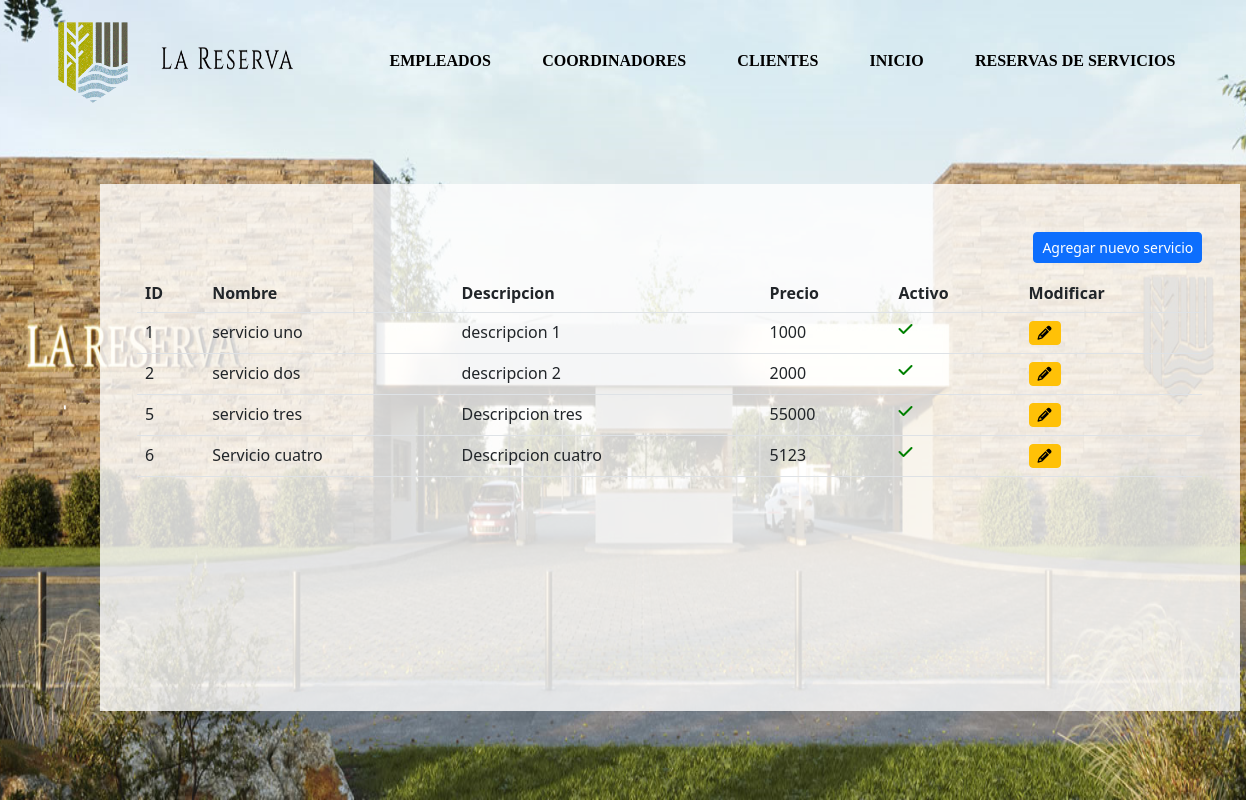
The page /reservas/servicios/listado/ on the database as committed earlier.
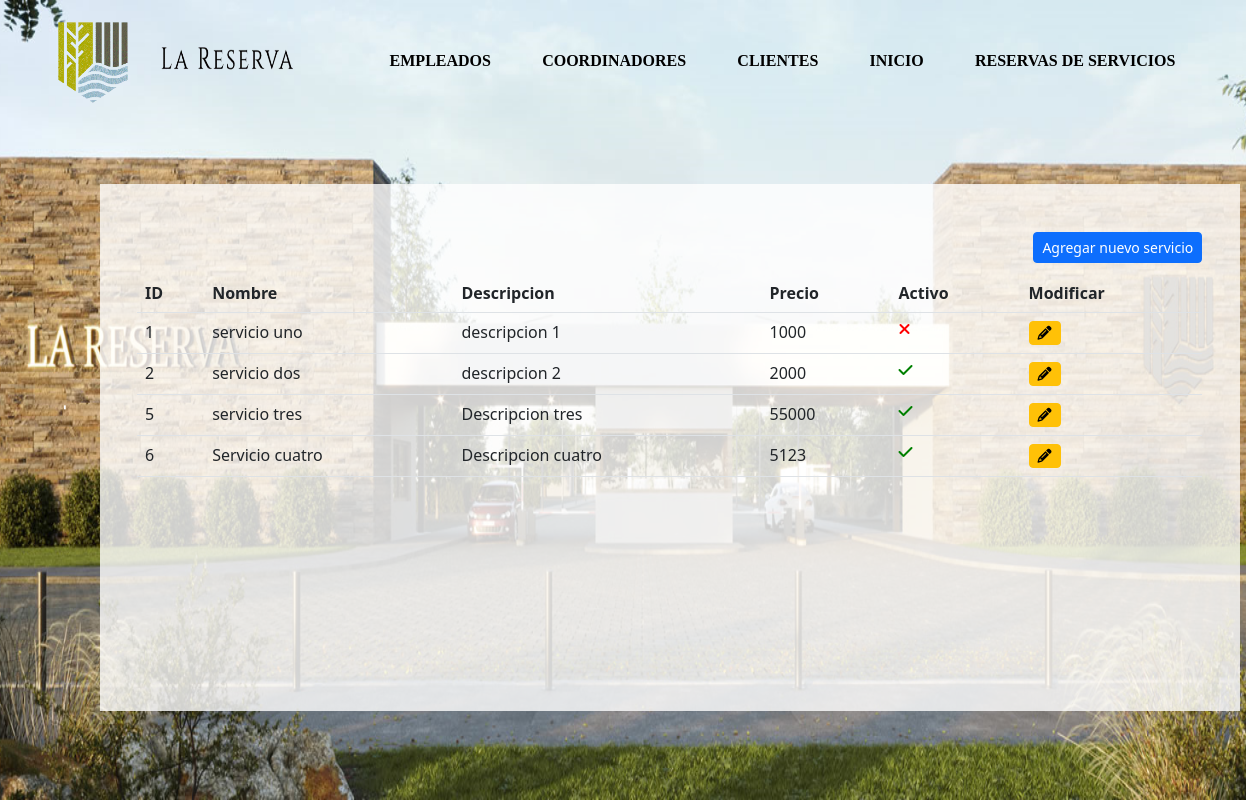
The same page on the database as committed later.
### reservas/models.py (models this page shows, shortened)
class Servicio(models.Model):
    nombre = models.CharField(verbose_name="Nombre", max_length=50)
    descripcion = models.CharField(verbose_name="Descripcion", max_length=50)
    precio = models.IntegerField(verbose_name="Precio")
    activo = models.BooleanField(verbose_name="Activo", default=True)

### reservas/views.py (the view)
# urls.py: path('servicios/listado/', views.listado_servicios, name="listado_servicios"),
def listado_servicios(request):
    servicios = Servicio.objects.all()
    context = {
        "servicios": servicios
    }
    return render(request, "reservas/listar_servicios.html", context)

### reservas/templates/reservas/listar_servicios.html (shortened to what this page needs)
{% load static %}
<link rel="stylesheet" href="{% static 'css/home.css' %}">
 <link rel="stylesheet" href="{% static 'css/listados.css' %}" />
 <link rel="stylesheet" href="https://cdnjs.cloudflare.com/ajax/libs/font-awesome/6.2.1/css/all.min.css" />
 <link rel="stylesheet" href="https://cdn.jsdelivr.net/npm/bootstrap@5.2.3/dist/css/bootstrap.min.css" />
<div class="cabecera">
    <div>
        <img src="{% static 'img/BANNER-01.png' %}" alt="" width="100%" id="fondo">
    </div>
    <div class="navegar">
        <div id="div_logo">
            <img src="{% static 'img/resetImage.png' %}" alt="" id="logo">
            <img src="{% static 'img/resetImage (1).png' %}" alt="" id="logo_letra">
        </div>
        <div id="nav">
            <a href="{% url 'listado_empleados' %}" class="a">EMPLEADOS</a>
            <a href="{% url 'listado_coordinadores' %}" class="a">COORDINADORES</a>
            <a href="{% url 'listado_clientes' %}" class="a">CLIENTES</a>
            <a href="{% url 'home' %}" class="a">INICIO</a>
            <a href="{% url 'listado_reservas_de_servicios' %}" class="a">RESERVAS DE SERVICIOS</a>
        </div>
    </div>
    {% load tz %}
    <div class="container mt-4" id="tabla">
        <div class="row">
            <div class="col-sm-12 col-md-12 col-lg-12 col-xl-12">
                <a href="{% url 'registrar_servicio' %}" id="nuevo"><button class='btn btn-sm btn-primary'>Agregar nuevo servicio</button></a>
                <div class="table-responsive" id="div1">
                    <table id="listado" class="table">
                        <thead>
                            <tr>
                                <th>ID</th>
                                <th>Nombre</th>
                                <th>Descripcion</th>
                                <th>Precio</th>
                                <th>Activo</th>
                                <th>Modificar</th>
                            </tr>
                        </thead>
                        <tbody>
                            {% for servicio in servicios %}
                            <tr>
                                <td>{{servicio.id}}</td>
                                <td>{{servicio.nombre}}</td>
                                <td>{{servicio.descripcion}}</td>
                                <td>{{servicio.precio}}</td>
                                {% if servicio.activo %}
                                    <td><a href="{% url 'desactivar_servicio' servicio.id %}"><i class='fa-solid fa-check' style='color: green;'></a></td>
                                {% else %}
                                    <td><a href="{% url 'activar_servicio' servicio.id %}"><i class='fa-solid fa-xmark' style='color: red;'></a></td>
                                {% endif %}
                                <td><a href="{% url 'modificar_servicio' servicio.id %}"><button class='btn btn-sm btn-warning'><i class='fa-solid fa-pencil'></i></button></a></td>
                            </tr>
                            {% endfor %}
                        </tbody>
                    </table>
                </div>
            </div>
        </div>
    </div>
</div>

Rows that differ between the two databases and show on the page:
changed Servicio "servicio uno": activo True → False (drawn)
